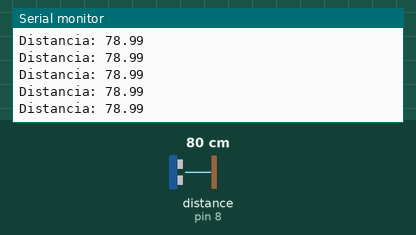
The sketch below on a simulated Arduino Uno, built with avr-gcc and run on an emulated ATmega328P. Shown: the last lines printed to the serial monitor. Wiring (inferred from the names in the program): ultrasonic range finder: trigger pin 9; echo pin 8. Inputs (shaded band) come from the test bench; at power-on: distance to the obstacle (sensor on pin 8) 80 cm. The echo pulse lasts 58.3 µs per cm.

Above: at 1.2 s.
1.3 s: distance to the obstacle (sensor on pin 8) set to 2 cm
At 1.72 s:
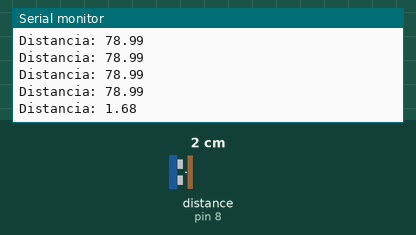
4.3 s: distance to the obstacle (sensor on pin 8) set to 4 cm
At 4.48 s:
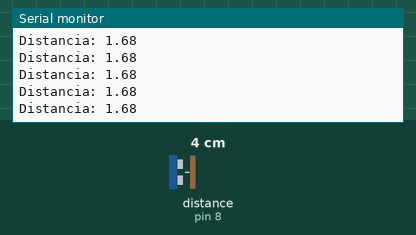
Timing chart, 0 to 7.3 s (numbered marks = the images above; inputs shaded):
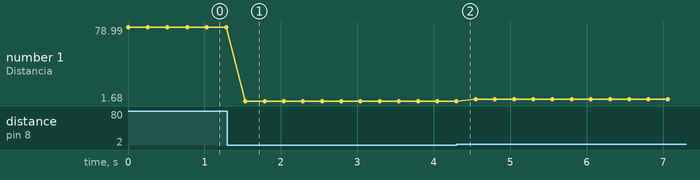

Measured:
- after the input at 1.3 s, the serial monitor: prints a new line after 0.23 s (image 1)
- plotted number 1: 78.99 → 1.68 after the input at 1.3 s, 1.68 → 3.66 after the input at 4.3 s

The sketch:

sensor_ultrasom.ino
```cpp
#define TRIG 9
#define ECHO 8

float dist;

void setup() {
  pinMode(TRIG, OUTPUT);
  pinMode(ECHO, INPUT);

  digitalWrite(TRIG, LOW);

  Serial.begin(9600);
}

void loop() {
  // Pulse
  digitalWrite(TRIG, HIGH);
  delayMicroseconds(10);
  digitalWrite(TRIG, LOW);

  // Echo
  dist = pulseIn(ECHO, HIGH)/58.82;

  //Serial print
  Serial.print("Distancia: ");
  Serial.println(dist);

  // Delay
  delay(250);
}
```
